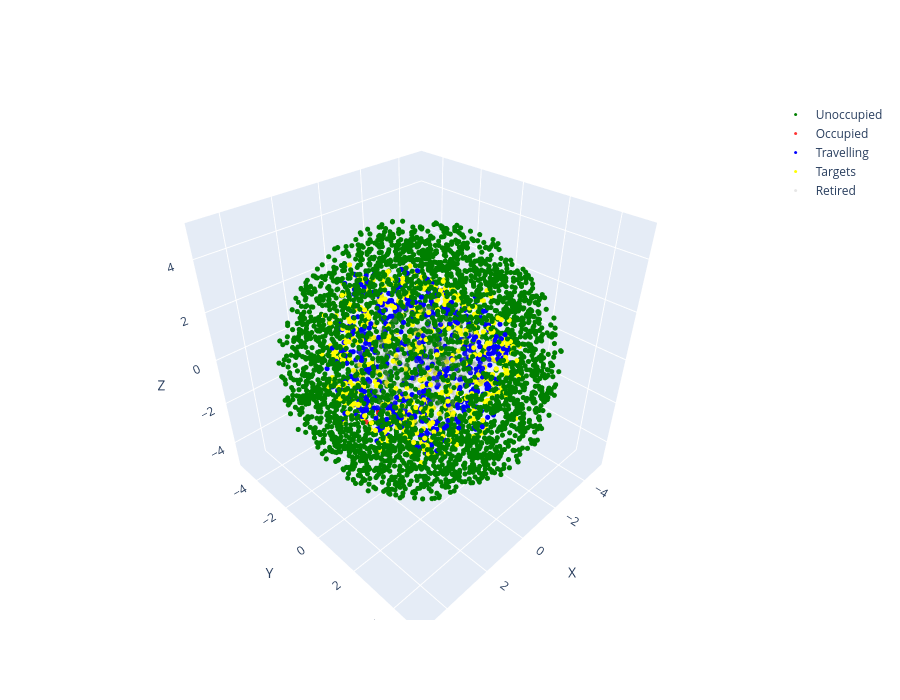

Notebook cell for this chart:
### Markdown cell above
# Interactive 3d version

### Code cell
import numpy as np
import plotly.graph_objects as go

# Load data
data = np.loadtxt("3D_status_checker,N_pt=5000.dat")

x = data[:, 0]
y = data[:, 1]
z = data[:, 2]
status = data[:, 3]

# Configuration mapping: (Label, Color, Opacity)
status_config = {
    0: ("Unoccupied", "green", 1),
    1: ("Occupied", "red", 0.80),
    2: ("Travelling", "blue", 1.00),
    3: ("Targets", "yellow", 1.00),
    4: ("Retired", "gray", 0.20),
}

fig = go.Figure()

# Add a trace for each status group
for code, (name, color, opacity) in status_config.items():
    mask = status == code
    fig.add_trace(
        go.Scatter3d(
            x=x[mask],
            y=y[mask],
            z=z[mask],
            mode="markers",
            name=name,
            marker=dict(
                size=3,
                color=color,
                opacity=opacity,
            ),
        )
    )

fig.update_layout(
    scene=dict(
        xaxis_title="X",
        yaxis_title="Y",
        zaxis_title="Z",
    ),
    width=900,
    height=700,
)

fig.show()

### Figure 1 — Plotly figure (JSON) as saved in the notebook; plotly's stock layout.template omitted (floating-point values rounded to 4 significant figures; data arrays with more than 128 entries replaced by an {"elided": "..."} marker saying what was removed)
{"data": [{"marker": {"color": "green", "opacity": 1, "size": 3}, "mode": "markers", "name": "Unoccupied", "type": "scatter3d", "x": {"elided": "3498 float values"}, "y": {"elided": "3498 float values"}, "z": {"elided": "3498 float values"}}, {"marker": {"color": "red", "opacity": 0.8, "size": 3}, "mode": "markers", "name": "Occupied", "type": "scatter3d", "x": [3.164, 2.554], "y": [0.6224, 0.5483], "z": [-0.6042, -0.6128]}, {"marker": {"color": "blue", "opacity": 1, "size": 3}, "mode": "markers", "name": "Travelling", "type": "scatter3d", "x": {"elided": "502 float values"}, "y": {"elided": "502 float values"}, "z": {"elided": "502 float values"}}, {"marker": {"color": "yellow", "opacity": 1, "size": 3}, "mode": "markers", "name": "Targets", "type": "scatter3d", "x": {"elided": "502 float values"}, "y": {"elided": "502 float values"}, "z": {"elided": "502 float values"}}, {"marker": {"color": "gray", "opacity": 0.2, "size": 3}, "mode": "markers", "name": "Retired", "type": "scatter3d", "x": {"elided": "496 float values"}, "y": {"elided": "496 float values"}, "z": {"elided": "496 float values"}}], "layout": {"height": 700, "scene": {"xaxis": {"title": {"text": "X"}}, "yaxis": {"title": {"text": "Y"}}, "zaxis": {"title": {"text": "Z"}}}, "width": 900}}
